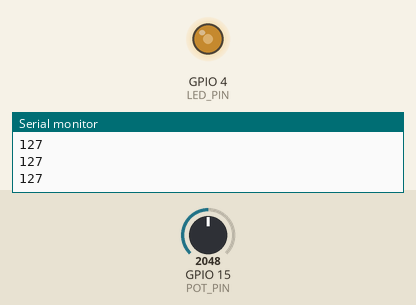
Recording of a sketch running on a simulated ESP32. Parts: output pins drawn as LEDs (lit = HIGH), the last lines printed to the serial monitor. The inputs (shaded band) are chosen by the test bench; at power-on: GPIO 15 (POT_PIN) = 2048.

Above: at 1.2 s.
1.3 s: GPIO 15 (POT_PIN) set to 2866
At 2.4 s:
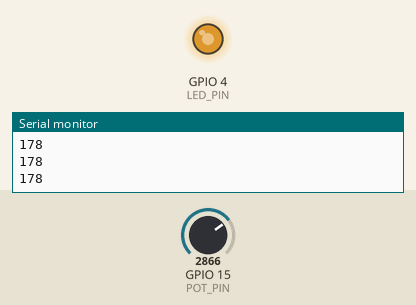
2.8 s: GPIO 15 (POT_PIN) set to 3603
At 3.8 s:
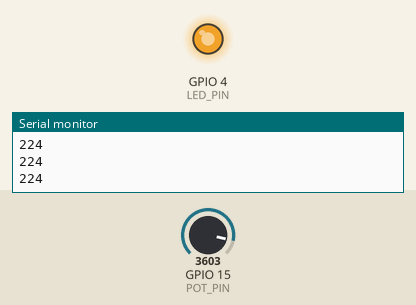
4.3 s: GPIO 15 (POT_PIN) set to 491
At 4.8 s:
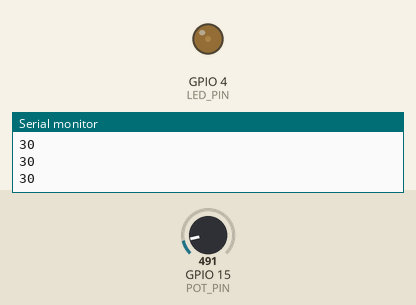
5.8 s: GPIO 15 (POT_PIN) set to 0
At 7.0 s:
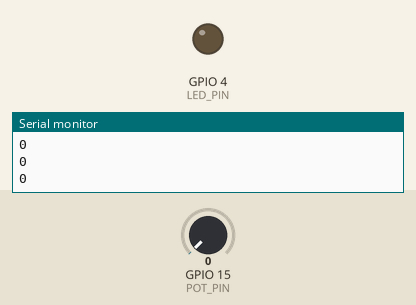
7.3 s: GPIO 15 (POT_PIN) set to 2047
At 8.5 s:
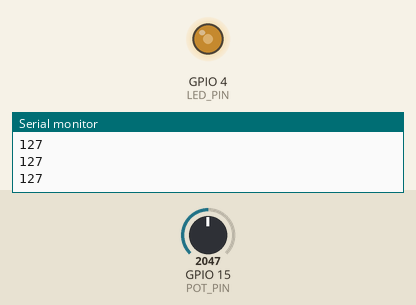
Timing chart, 0 to 9.8 s (numbered marks = the images above; inputs shaded):
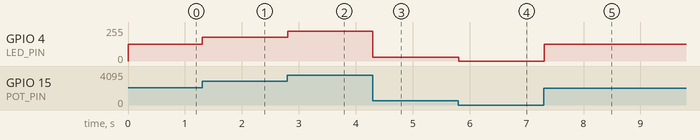

Measured:
- after the input at 1.3 s, GPIO 4 (LED_PIN): 127/255 → 178/255 at once
- after the input at 2.8 s, GPIO 4 (LED_PIN): 178/255 → 224/255 at once
- after the input at 4.3 s, GPIO 4 (LED_PIN): 224/255 → 30/255 at once
- after the input at 5.8 s, GPIO 4 (LED_PIN): 30/255 → 0/255 at once
- after the input at 7.3 s, GPIO 4 (LED_PIN): 0/255 → 127/255 at once

The sketch:

analogReadValue.ino
```cpp
#define LED_PIN 4       // Define the pin connected to the LED as pin 4
#define POT_PIN 15      // Define the pin connected to the potentiometer as pin 15

void setup() {
  pinMode(LED_PIN, OUTPUT);     // Set the LED pin as an output
  Serial.begin(9600);           // Initialize serial communication at a baud rate of 9600
}

void loop() {
  int potValue = analogRead(POT_PIN);        // Read the analog value from the potentiometer (range: 0-4095)
  int brightness = map(potValue, 0, 4095, 0, 255);  // Map the potentiometer value to a brightness level (range: 0-255)
  analogWrite(LED_PIN, brightness);          // Set the LED brightness based on the mapped value
  Serial.println(brightness);                // Print the brightness value to the Serial Monitor for debugging
  delay(10);                                 // Short delay to allow for smooth transitions in brightness
}
```
